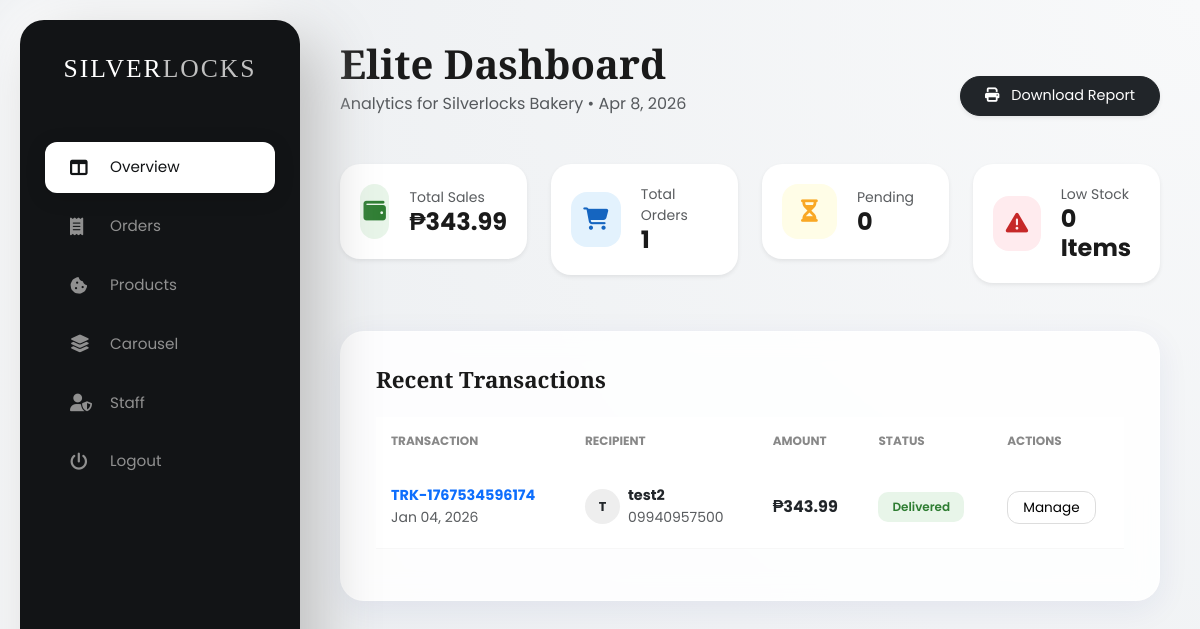
/admin_dashboard.php (signed in), run on the app's committed database.
### tables this page shows
CREATE TABLE `orders` (
  `id` int(11) NOT NULL,
  `tracking_no` varchar(100) NOT NULL,
  `user_id` int(11) NOT NULL,
  `name` varchar(255) NOT NULL,
  `phone` varchar(20) NOT NULL,
  `address` text NOT NULL,
  `landmark` varchar(255) DEFAULT NULL,
  `total_price` decimal(10,2) NOT NULL,
  `payment_mode` varchar(50) DEFAULT 'COD',
  `status` varchar(20) DEFAULT 'Pending',
  `created_at` timestamp NOT NULL DEFAULT current_timestamp()
);

### admin_dashboard.php (the view, shortened to what this page needs)
<?php
include('includes/db_connect.php');
$sales_res = mysqli_query($conn, "SELECT SUM(total_price) as total FROM orders WHERE status='Delivered'");
$sales_row = mysqli_fetch_assoc($sales_res);
$total_sales = number_format($sales_row['total'] ?? 0, 2);
$order_res = mysqli_query($conn, "SELECT COUNT(*) as total FROM orders");
$order_row = mysqli_fetch_assoc($order_res);
$total_orders = $order_row['total'] ?? 0;
$proc_res = mysqli_query($conn, "SELECT COUNT(*) as total FROM orders WHERE status IN ('Pending', 'Packed')");
$proc_row = mysqli_fetch_assoc($proc_res);
$in_process = $proc_row['total'] ?? 0;
$stock_res = mysqli_query($conn, "SELECT COUNT(*) as total FROM products WHERE stock < 10");
$stock_row = mysqli_fetch_assoc($stock_res);
$low_stock_count = $stock_row['total'] ?? 0;
$recent_orders_query = "SELECT * FROM orders ORDER BY created_at DESC LIMIT 5";
$recent_result = mysqli_query($conn, $recent_orders_query);
?>
<!DOCTYPE html>
<html lang="en">
<head>
    <link href="https://cdn.jsdelivr.net/npm/bootstrap@5.3.0/dist/css/bootstrap.min.css" rel="stylesheet">
    <link rel="stylesheet" href="https://cdnjs.cloudflare.com/ajax/libs/font-awesome/6.4.0/css/all.min.css">
</head>
<body>
    <div class="sidebar">
        <a href="admin_dashboard.php" class="sidebar-brand">SILVER<span>LOCKS</span></a>
        <nav class="nav flex-column">
            <a class="nav-link active" href="admin_dashboard.php"><i class="fas fa-columns"></i> Overview</a>
            <a class="nav-link" href="admin_orders.php"><i class="fas fa-receipt"></i> Orders</a>
            <a class="nav-link" href="admin_products.php"><i class="fas fa-cookie-bite"></i> Products</a>
            <a class="nav-link" href="admin_carousel.php"><i class="fas fa-layer-group"></i> Carousel</a>
            <a class="nav-link" href="admin_users.php"><i class="fas fa-user-shield"></i> Staff</a>
            <div class="mt-auto">
                <a class="nav-link text-danger" href="javascript:void(0);" data-bs-toggle="modal" data-bs-target="#logoutModal">
                    <i class="fas fa-power-off"></i> Logout
                </a>
            </div>
        </nav>
    </div>
    <div class="main-content">
        <div class="d-flex justify-content-between align-items-end mb-5">
            <div>
                <h1 class="fw-bold mb-1" style="font-family: 'Playfair Display'; font-size: 2.5rem;">Elite Dashboard</h1>
                <p class="text-muted mb-0">Analytics for Silverlocks Bakery • <?php echo date("M j, Y"); ?></p>
            </div>
            <a href="admin_report.php" target="_blank" class="btn btn-dark rounded-pill px-4 py-2 shadow-sm" style="font-size: 0.9rem; text-decoration:none;">
                <i class="fas fa-print me-2"></i> Download Report
            </a>
        </div>
        <div class="row g-4 mb-5">
            <div class="col-xl-3 col-md-6"><div class="stat-widget shadow-sm"><div class="stat-icon-box icon-bg-sales"><i class="fas fa-wallet"></i></div><div><p class="text-muted small mb-0">Total Sales</p><h4 class="fw-bold mb-0">₱<?php echo $total_sales; ?></h4></div></div></div>
            <div class="col-xl-3 col-md-6"><div class="stat-widget shadow-sm"><div class="stat-icon-box icon-bg-orders"><i class="fas fa-shopping-cart"></i></div><div><p class="text-muted small mb-0">Total Orders</p><h4 class="fw-bold mb-0"><?php echo $total_orders; ?></h4></div></div></div>
            <div class="col-xl-3 col-md-6"><div class="stat-widget shadow-sm"><div class="stat-icon-box icon-bg-pending"><i class="fas fa-hourglass-half"></i></div><div><p class="text-muted small mb-0">Pending</p><h4 class="fw-bold mb-0"><?php echo $in_process; ?></h4></div></div></div>
            <div class="col-xl-3 col-md-6"><div class="stat-widget shadow-sm"><div class="stat-icon-box icon-bg-stock"><i class="fas fa-exclamation-triangle"></i></div><div><p class="text-muted small mb-0">Low Stock</p><h4 class="fw-bold mb-0"><?php echo $low_stock_count; ?> Items</h4></div></div></div>
        </div>
        <div class="glass-card">
            <div class="d-flex justify-content-between align-items-center mb-4">
                <h5 class="fw-bold mb-0" style="font-family: 'Playfair Display'; font-size: 1.4rem;">Recent Transactions</h5>
            </div>
            <div class="table-responsive">
                <table class="table align-middle">
                    <thead>
                        <tr>
                            <th>Transaction</th>
                            <th>Recipient</th>
                            <th>Amount</th>
                            <th>Status</th>
                            <th>Actions</th>
                        </tr>
                    </thead>
                    <tbody>
                        <?php
                        if(mysqli_num_rows($recent_result) > 0) {
                            while($item = mysqli_fetch_assoc($recent_result)) {
                                $status_class = "status-" . strtolower($item['status']);
                                $initial = strtoupper(substr($item['name'], 0, 1));
                        ?>
                        <tr>
                            <td>
                                <div class="fw-bold text-primary" style="font-size: 0.9rem;"><?php echo $item['tracking_no']; ?></div>
                                <div class="text-muted small"><?php echo date("M d, Y", strtotime($item['created_at'])); ?></div>
                            </td>
                            <td>
                                <div class="d-flex align-items-center gap-2">
                                    <div style="width: 35px; height: 35px; background: #eee; border-radius: 50%; display: flex; align-items: center; justify-content: center; font-weight: bold; font-size: 0.8rem;"><?php echo $initial; ?></div>
                                    <div>
                                        <div class="fw-bold mb-0" style="font-size: 0.9rem;"><?php echo $item['name']; ?></div>
                                        <div class="text-muted small"><?php echo $item['phone']; ?></div>
                                    </div>
                                </div>
                            </td>
                            <td><span class="fw-bold">₱<?php echo number_format($item['total_price'], 2); ?></span></td>
                            <td><span class="status-pill <?php echo $status_class; ?>"><?php echo $item['status']; ?></span></td>
                            <td>
                                <a href="admin_view_order.php?id=<?php echo $item['id']; ?>" class="btn-action-manage">Manage</a>
                            </td>
                        </tr>
                        <?php
                            }
                        } else {
                            echo "<tr><td colspan='5' class='text-center py-5 text-muted'>No recent orders to display.</td></tr>";
                        }
                        ?>
                    </tbody>
                </table>
            </div>
        </div>
    </div>
</body>
</html>

### admin_dashboard.php (style rules this page uses)
:root { --glass-bg: rgba(255, 255, 255, 0.85); --sidebar-dark: #121416; --silver-accent: #C0C0C0; --silver-gradient: linear-gradient(145deg, #e6e6e6, #ffffff); --charcoal: #2c2f33; --text-main: #1a1a1a; }
body { font-family: 'Poppins', sans-serif; background: radial-gradient(circle at top right, #f8f9fa, #e9ecef); min-height: 100vh; color: var(--text-main); }
.sidebar { width: 280px; height: 95vh; background: var(--sidebar-dark); position: fixed; left: 20px; top: 2.5vh; border-radius: 24px; color: white; z-index: 1000; box-shadow: 20px 20px 60px #bebebe, -20px -20px 60px #ffffff; display: flex; flex-direction: column; padding: 30px 10px; }
.sidebar-brand { font-family: 'Playfair Display', serif; font-size: 1.6rem; text-align: center; color: white; text-decoration: none; margin-bottom: 50px; letter-spacing: 2px; }
.sidebar-brand span { color: var(--silver-accent); }
.nav-link { color: #909090 !important; padding: 14px 25px; margin: 4px 15px; border-radius: 12px; display: flex; align-items: center; gap: 15px; transition: all 0.3s cubic-bezier(0.4, 0, 0.2, 1); font-size: 0.95rem; }
.nav-link i { font-size: 1.1rem; width: 25px; }
.nav-link:hover, .nav-link.active { background: #ffffff; color: var(--sidebar-dark) !important; transform: none; box-shadow: 0 4px 20px rgba(0,0,0,0.15); }
.main-content { margin-left: 320px; padding: 40px 40px 40px 20px; }
.glass-card { background: var(--glass-bg); backdrop-filter: blur(12px); border: 1px solid rgba(255, 255, 255, 0.5); border-radius: 24px; padding: 35px; box-shadow: 0 8px 32px 0 rgba(31, 38, 135, 0.07); }
.stat-widget { background: white; border-radius: 20px; padding: 20px; display: flex; align-items: center; gap: 20px; transition: 0.3s; }
.stat-icon-box { width: 55px; height: 55px; border-radius: 16px; display: flex; align-items: center; justify-content: center; font-size: 1.4rem; }
.icon-bg-sales { background: #E8F5E9; color: #2E7D32; }
.icon-bg-orders { background: #E3F2FD; color: #1565C0; }
.icon-bg-pending { background: #FFFDE7; color: #F9A825; }
.icon-bg-stock { background: #FFEBEE; color: #C62828; }
.status-pill { padding: 6px 14px; border-radius: 10px; font-size: 0.75rem; font-weight: 600; display: inline-block; }
.status-delivered { background: #E8F5E9; color: #2E7D32; }
.table thead th { text-transform: uppercase; font-size: 0.75rem; font-weight: 700; color: #888; border: none; padding: 15px; }
.table tbody td { padding: 20px 15px; border-bottom: 1px solid rgba(0,0,0,0.03); vertical-align: middle; }
.btn-action-manage { background: white; border: 1px solid #ddd; border-radius: 12px; padding: 6px 15px; font-size: 0.85rem; transition: 0.2s; text-decoration: none; color: black; }

### data on the page
orders: tracking_no "TRK-1767534596174", created_at "Jan 04, 2026", name "T", name "test2", phone "09940957500", total_price "343.99", status "Delivered"

### other printed values
$total_sales "343.99"
$total_orders "1"
$in_process "0"
$low_stock_count "0"
